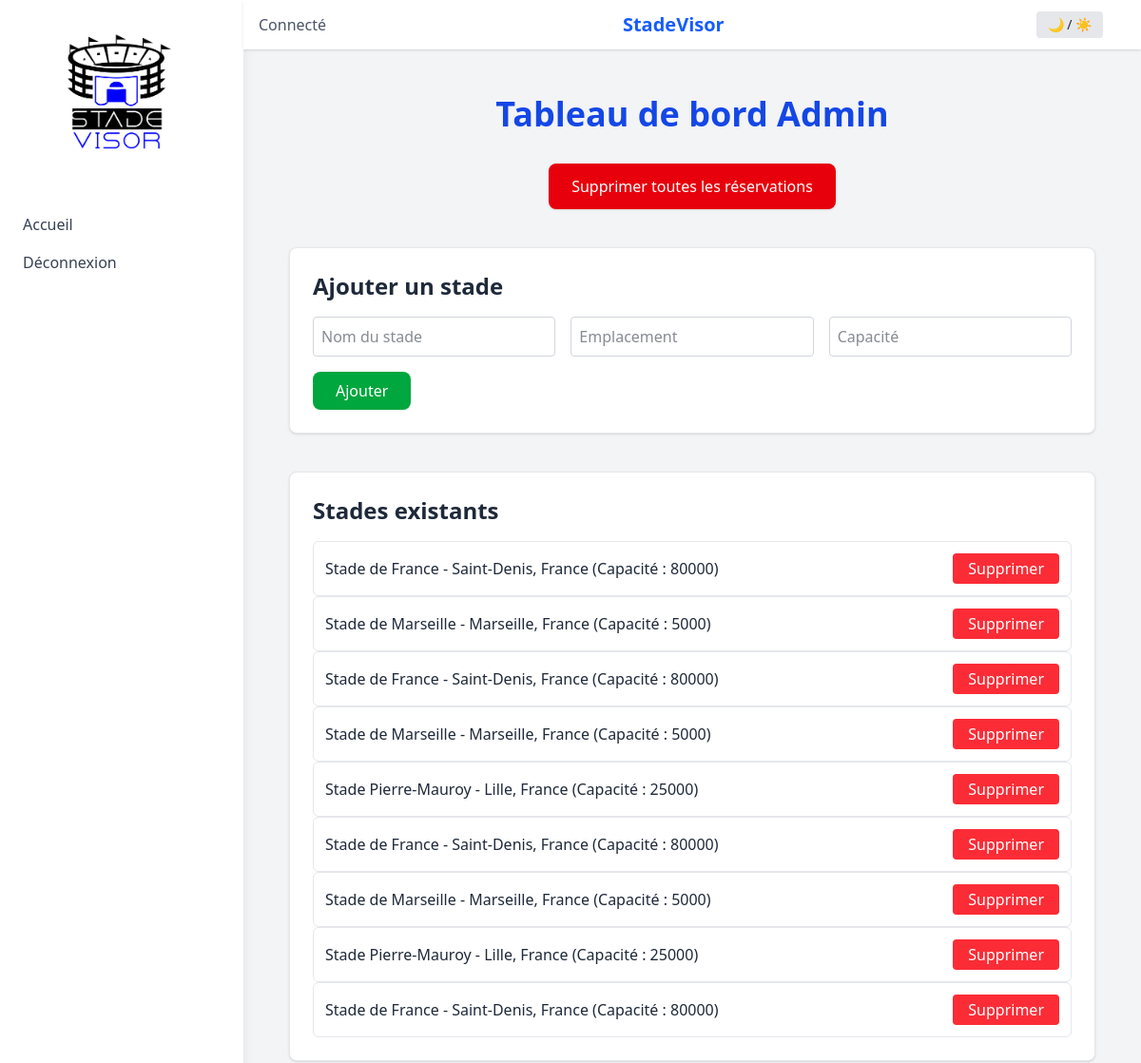
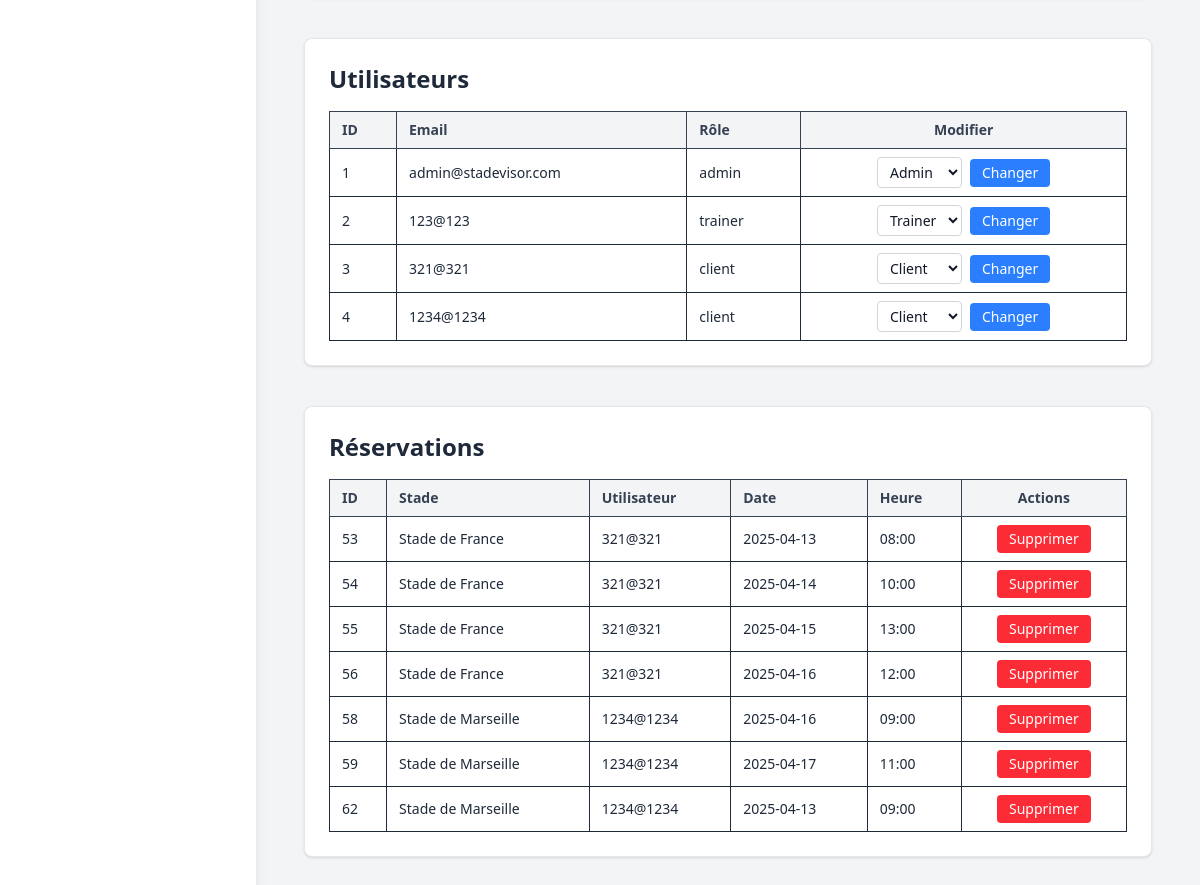
The page /admin (signed in) on the database its author committed (2 pictures, top to bottom).
### tables this page shows
CREATE TABLE stadiums (
    id INTEGER PRIMARY KEY AUTOINCREMENT,
    name TEXT NOT NULL,
    location TEXT NOT NULL,
    capacity INTEGER NOT NULL
);

CREATE TABLE users (
    id INTEGER PRIMARY KEY AUTOINCREMENT,
    email TEXT UNIQUE NOT NULL,
    password_hash TEXT NOT NULL,
    role TEXT NOT NULL CHECK(role IN ('client', 'trainer', 'admin'))
);

CREATE TABLE reservations (
    id INTEGER PRIMARY KEY AUTOINCREMENT,
    stadium_id INTEGER,
    user_id INTEGER,
    date TEXT,
    time TEXT,
    FOREIGN KEY (stadium_id) REFERENCES stadiums(id),
    FOREIGN KEY (user_id) REFERENCES users(id)
);

### app.py (the view)
@app.route("/admin")
@admin_required
def admin_dashboard():
    conn = get_db_connection()
    users = conn.execute("SELECT * FROM users").fetchall()
    stadiums = conn.execute("SELECT * FROM stadiums").fetchall()
    reservations = conn.execute("SELECT * FROM reservations").fetchall()
    conn.close()
    return render_template("admin_dashboard.html", users=users, stadiums=stadiums, reservations=reservations)

### app.py (called while the page is built)
def get_db_connection():
    conn = sqlite3.connect('stadevisor.db')
    conn.row_factory = sqlite3.Row  # Permet de récupérer les résultats sous forme de dictionnaires
    return conn

def admin_required(f):
    @wraps(f)
    def decorated_function(*args, **kwargs):
        user_id = session.get("user_id")
        if not user_id:
            return redirect(url_for("login"))
        conn = get_db_connection()
        user = conn.execute("SELECT role FROM users WHERE id = ?", (user_id,)).fetchone()
        conn.close()
        if not user or user["role"] != "admin":
            flash("Accès réservé à l'administrateur.")
            return redirect(url_for("index"))
        return f(*args, **kwargs)
    return decorated_function

### templates/admin_dashboard.html (shortened to what this page needs)
{% extends 'base.html' %}
{% block content %}
<div class="max-w-6xl mx-auto p-6 animate-fade-in">
  <h1 class="text-4xl font-bold text-center text-blue-700 dark:text-blue-400 mb-8">Tableau de bord Admin</h1>
  <form action="{{ url_for('delete_all_reservations') }}" method="post" class="text-center mb-10">
    <button class="bg-red-600 hover:bg-red-700 text-white px-6 py-3 rounded-lg shadow transition hover:scale-105">
      Supprimer toutes les réservations
    </button>
  </form>
  <div class="mb-10 bg-white dark:bg-gray-800 p-6 rounded-lg shadow border border-gray-200 dark:border-gray-700">
    <h2 class="text-2xl font-semibold mb-4 text-gray-800 dark:text-gray-100">Ajouter un stade</h2>
    <form method="post" action="{{ url_for('add_stadium') }}" class="grid md:grid-cols-3 gap-4">
      <input type="text" name="name" placeholder="Nom du stade" required class="border border-gray-300 dark:border-gray-600 bg-white dark:bg-gray-700 text-gray-900 dark:text-gray-100 p-2 rounded" />
      <input type="text" name="location" placeholder="Emplacement" required class="border border-gray-300 dark:border-gray-600 bg-white dark:bg-gray-700 text-gray-900 dark:text-gray-100 p-2 rounded" />
      <input type="number" name="capacity" placeholder="Capacité" required class="border border-gray-300 dark:border-gray-600 bg-white dark:bg-gray-700 text-gray-900 dark:text-gray-100 p-2 rounded" />
      <div class="md:col-span-3">
        <button class="bg-green-600 hover:bg-green-700 text-white px-6 py-2 rounded-lg transition hover:scale-105">Ajouter</button>
      </div>
    </form>
  </div>
  <div class="mb-10 bg-white dark:bg-gray-800 p-6 rounded-lg shadow border border-gray-200 dark:border-gray-700">
    <h2 class="text-2xl font-semibold mb-4 text-gray-800 dark:text-gray-100">Stades existants</h2>
    <ul class="space-y-2">
      {% for stadium in stadiums %}
        <li class="flex justify-between items-center border border-gray-200 dark:border-gray-600 p-3 rounded-md hover:bg-gray-50 dark:hover:bg-gray-700 transition">
          <span class="text-gray-800 dark:text-gray-100">{{ stadium.name }} - {{ stadium.location }} (Capacité : {{ stadium.capacity }})</span>
          <form action="{{ url_for('delete_stadium', stadium_id=stadium.id) }}" method="post">
            <button class="bg-red-500 hover:bg-red-600 text-white px-4 py-1 rounded transition hover:scale-105">Supprimer</button>
          </form>
        </li>
      {% endfor %}
    </ul>
  </div>
  <div class="mb-10 bg-white dark:bg-gray-800 p-6 rounded-lg shadow border border-gray-200 dark:border-gray-700">
    <h2 class="text-2xl font-semibold mb-4 text-gray-800 dark:text-gray-100">Utilisateurs</h2>
    <div class="overflow-x-auto">
      <table class="w-full table-auto text-sm text-left border border-gray-300 dark:border-gray-600">
        <thead class="bg-gray-100 dark:bg-gray-700 text-gray-700 dark:text-gray-200">
          <tr>
            <th class="border px-3 py-2">ID</th>
            <th class="border px-3 py-2">Email</th>
            <th class="border px-3 py-2">Rôle</th>
            <th class="border px-3 py-2 text-center">Modifier</th>
          </tr>
        </thead>
        <tbody>
          {% for user in users %}
            <tr class="hover:bg-gray-50 dark:hover:bg-gray-700">
              <td class="border px-3 py-2 text-gray-800 dark:text-gray-100">{{ user.id }}</td>
              <td class="border px-3 py-2 text-gray-800 dark:text-gray-100">{{ user.email }}</td>
              <td class="border px-3 py-2 text-gray-800 dark:text-gray-100">{{ user.role }}</td>
              <td class="border px-3 py-2 text-center">
                <form method="post" action="{{ url_for('change_user_role', user_id=user.id) }}" class="flex justify-center items-center gap-2">
                  <select name="role" class="border border-gray-300 dark:border-gray-600 bg-white dark:bg-gray-700 text-gray-900 dark:text-gray-100 px-2 py-1 rounded">
                    <option value="client" {% if user.role == 'client' %}selected{% endif %}>Client</option>
                    <option value="trainer" {% if user.role == 'trainer' %}selected{% endif %}>Trainer</option>
                    <option value="admin" {% if user.role == 'admin' %}selected{% endif %}>Admin</option>
                  </select>
                  <button type="submit" class="bg-blue-500 hover:bg-blue-600 text-white px-3 py-1 rounded transition hover:scale-105">Changer</button>
                </form>
              </td>
            </tr>
          {% endfor %}
        </tbody>
      </table>
    </div>
  </div>
  <div class="bg-white dark:bg-gray-800 p-6 rounded-lg shadow border border-gray-200 dark:border-gray-700">
    <h2 class="text-2xl font-semibold mb-4 text-gray-800 dark:text-gray-100">Réservations</h2>
    <div class="overflow-x-auto">
      <table class="w-full table-auto text-sm text-left border border-gray-300 dark:border-gray-600">
        <thead class="bg-gray-100 dark:bg-gray-700 text-gray-700 dark:text-gray-200">
          <tr>
            <th class="border px-3 py-2">ID</th>
            <th class="border px-3 py-2">Stade</th>
            <th class="border px-3 py-2">Utilisateur</th>
            <th class="border px-3 py-2">Date</th>
            <th class="border px-3 py-2">Heure</th>
            <th class="border px-3 py-2 text-center">Actions</th>
          </tr>
        </thead>
        <tbody>
          {% for reservation in reservations %}
            <tr class="hover:bg-gray-50 dark:hover:bg-gray-700">
              <td class="border px-3 py-2 text-gray-800 dark:text-gray-100">{{ reservation.id }}</td>
              {% for stadium in stadiums %}
                {% if stadium.id == reservation.stadium_id %}
                  <td class="border px-3 py-2 text-gray-800 dark:text-gray-100">{{ stadium.name }}</td>
                {% endif %}
              {% endfor %}
              {% for user in users %}
                {% if user.id == reservation.user_id %}
                  <td class="border px-3 py-2 text-gray-800 dark:text-gray-100">{{ user.email }}</td>
                {% endif %}
              {% endfor %}
              <td class="border px-3 py-2 text-gray-800 dark:text-gray-100">{{ reservation.date }}</td>
              <td class="border px-3 py-2 text-gray-800 dark:text-gray-100">{{ reservation.time }}</td>
              <td class="border px-3 py-2 text-center">
                <form action="{{ url_for('delete_reservation', reservation_id=reservation.id) }}" method="post">
                  <button class="bg-red-500 hover:bg-red-600 text-white px-3 py-1 rounded transition hover:scale-105">Supprimer</button>
                </form>
              </td>
            </tr>
          {% endfor %}
        </tbody>
      </table>
    </div>
  </div>
</div>
{% endblock %}

### templates/base.html (style rules this page uses)
html, body { transition: background-color 0.5s ease, color 0.5s ease; }
input, label, button, p, h2, a { transition: background-color 0.5s ease, color 0.5s ease, border-color 0.5s ease; }

### templates/admin_dashboard.html (style rules this page uses)
.animate-fade-in { animation: fadeIn 0.4s ease-in-out both; }

### rows shown on the page
stadiums: name "Stade de France", location "Saint-Denis, France", capacity "80000"
stadiums: name "Stade de Marseille", location "Marseille, France", capacity "5000"
stadiums: name "Stade de France", location "Saint-Denis, France", capacity "80000"
stadiums: name "Stade de Marseille", location "Marseille, France", capacity "5000"
stadiums: name "Stade Pierre-Mauroy", location "Lille, France", capacity "25000"
stadiums: name "Stade de France", location "Saint-Denis, France", capacity "80000"
stadiums: name "Stade de Marseille", location "Marseille, France", capacity "5000"
stadiums: name "Stade Pierre-Mauroy", location "Lille, France", capacity "25000"
stadiums: name "Stade de France", location "Saint-Denis, France", capacity "80000"
users: id "1", email "admin@stadevisor.com", role "admin", role "Admin"
users: id "2", email "123@123", role "trainer", role "Trainer"
users: id "3", email "321@321", role "client", role "Client"
users: id "4", email "1234@1234", role "client", role "Client"
reservations: id "53", date "2025-04-13", time "08:00"
reservations: id "54", date "2025-04-14", time "10:00"
reservations: id "55", date "2025-04-15", time "13:00"
reservations: id "56", date "2025-04-16", time "12:00"
reservations: id "58", date "2025-04-16", time "09:00"
reservations: id "59", date "2025-04-17", time "11:00"
reservations: id "62", date "2025-04-13", time "09:00"
